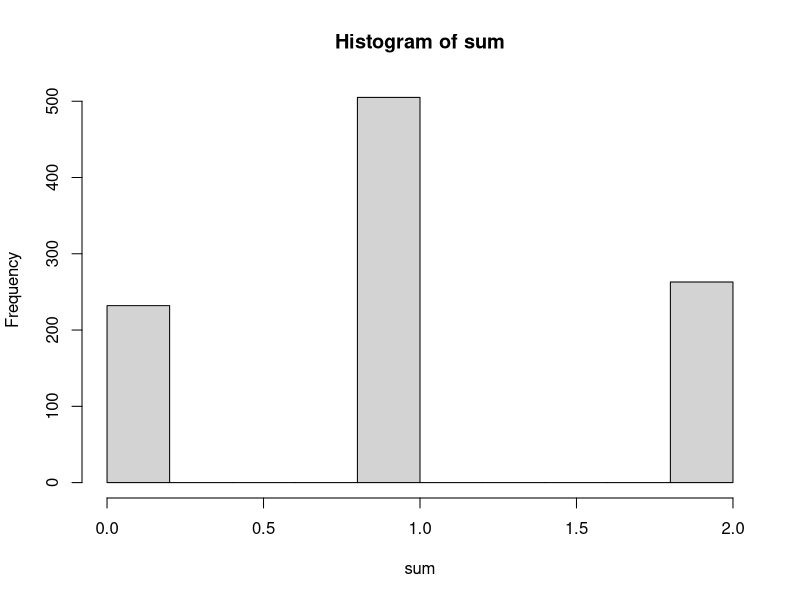

R code for this plot:
## ---- chunk 1
knitr::opts_chunk$set(fig.width = 6, fig.height=4, collapse = TRUE,
                       latex.options.color='blue',
                      fig.align = "left")
library(knitr)
library(kableExtra)
knitr::opts_chunk$set(echo = TRUE)
options(knitr.table.format = "latex",encoding = 'UTF-8')
## ---- chunk 2
a<-c(0,1)
sample.1 <- 0; sample.2 <- 0
sum <- 0
set.seed(02138)
for (i in 1:1000){
  sample.1[i]=sample(a,1)
}
set.seed(02139)
for (i in 1:1000){
  sample.2[i]=sample(a,1)
}
sum <- sample.1 + sample.2
print(mean(sum))
table(sum)
hist(sum)
## ---- chunk 3
var(sum)
## ---- chunk 4
F <- function(x) (1/36)*(-(x^2)+6*x)
integrate(F, 2, 4)
## ---- chunk 5
f<-function(x)2*(1-x)
integrate(f, 0, 1)
## ---- chunk 6
today <- Sys.Date()
today <- format(today, '%m/%d/%Y')
cat('最後更新日期', today )
